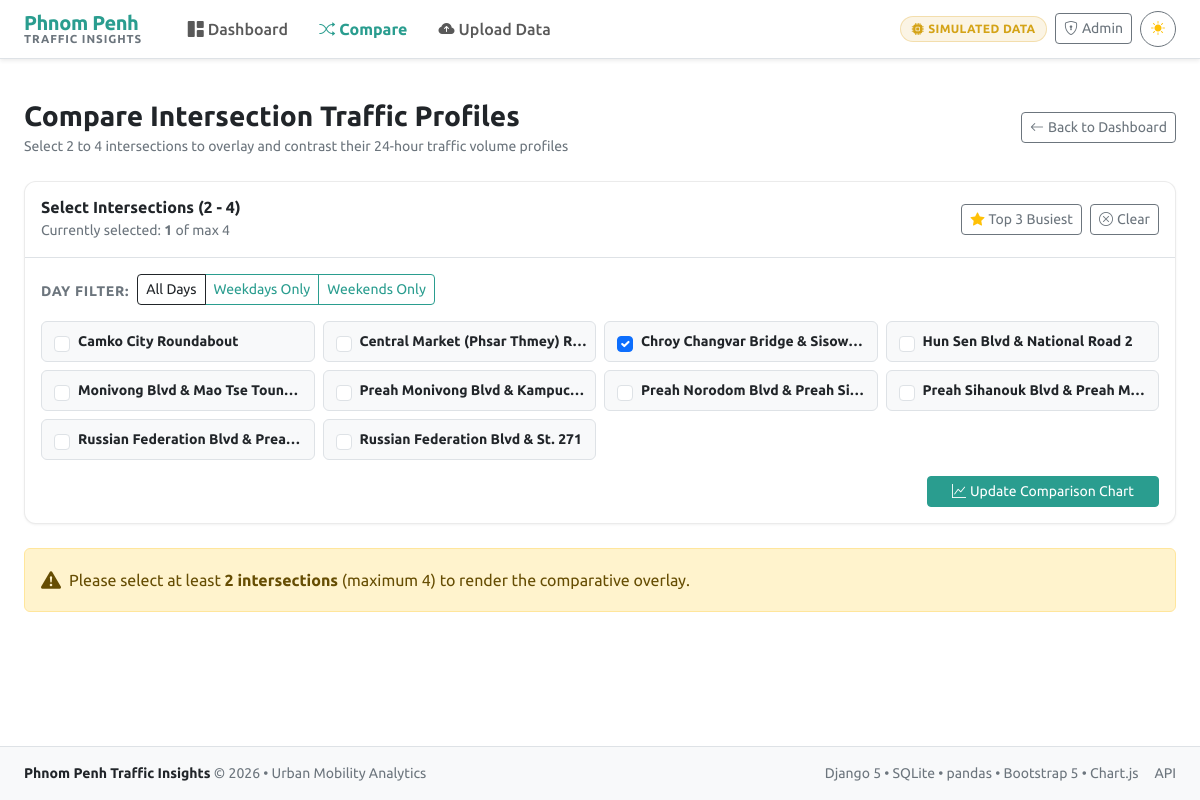
Page /compare/?intersection=4 on the committed database.
### traffic/models.py (models this page shows, shortened)
class Intersection(models.Model):
    name = models.CharField(max_length=255, unique=True, db_index=True)
    latitude = models.FloatField(null=True, blank=True)
    longitude = models.FloatField(null=True, blank=True)
    is_simulated = models.BooleanField(default=False, help_text="Indicates if loaded from demo dataset")
    created_at = models.DateTimeField(auto_now_add=True)
    class Meta:
        ordering = ['name']
        verbose_name = 'Intersection'
        verbose_name_plural = 'Intersections'

### traffic/views.py (the view)
# urls.py: path('compare/', views.compare_view, name='compare'),
def compare_view(request):
    all_intersections = list(Intersection.objects.all().order_by('name'))
    selected_raw = request.GET.getlist('intersection')
    if not selected_raw:
        summaries = peak_summary()
        selected_ids = [s['intersection_id'] for s in summaries[:3]] if summaries else [i.id for i in all_intersections[:3]]
    else:
        selected_ids = []
        for x in selected_raw:
            try:
                selected_ids.append(int(x))
            except ValueError:
                pass
        selected_ids = selected_ids[:4]
    day_type = request.GET.get('day_type', 'all').lower()
    if day_type not in ['all', 'weekday', 'weekend']:
        day_type = 'all'
    comparison_chart_data = compare_profiles(selected_ids, day_type=day_type)
    all_summaries = peak_summary()
    selected_summaries = [s for s in all_summaries if s['intersection_id'] in selected_ids]
    context = {
        'all_intersections': all_intersections,
        'selected_ids': selected_ids,
        'day_type': day_type,
        'chart_data_json': json.dumps(comparison_chart_data),
        'selected_summaries': selected_summaries,
    }
    return render(request, 'traffic/compare.html', context)

### traffic/context_processors.py (called while the page is built)
def demo_badge_context(request):
    try:
        has_data = TrafficRecord.objects.exists()
        is_simulated = Intersection.objects.filter(is_simulated=True).exists()
        is_demo_loaded = has_data and (is_simulated or Intersection.objects.filter(name__icontains='Monivong').exists())
    except Exception:
        has_data = False
        is_demo_loaded = False
    return {
        'is_simulated_dataset': is_demo_loaded,
        'has_traffic_data': has_data,
    }

### traffic/services.py (called while the page is built)
def classify_period(hour: int) -> str:
    if 6 <= hour <= 9:
        return "Morning rush 06-09"
    elif 16 <= hour <= 19:
        return "Evening rush 16-19"
    else:
        return "Other"

def get_period_color(period: str) -> str:
    if "Morning" in period:
        return "#2a9d8f"  # Teal
    elif "Evening" in period:
        return "#e76f51"  # Coral
    else:
        return "#e9c46a"  # Sand / Gold

def format_hour_range(hour: int, style: str = "12h") -> str:
    h1 = hour % 24
    h2 = (hour + 1) % 24
    if style == "24h":
        return f"{h1:02d}:00 - {h2:02d}:00"
    ampm1 = "AM" if h1 < 12 else "PM"
    ampm2 = "AM" if h2 < 12 else "PM"
    disp1 = 12 if h1 % 12 == 0 else h1 % 12
    disp2 = 12 if h2 % 12 == 0 else h2 % 12
    if ampm1 == ampm2:
        return f"{disp1} - {disp2} {ampm2}"
    else:
        return f"{disp1} {ampm1} - {disp2} {ampm2}"

def _resolve_intersection(intersection: Union[Intersection, int, str]) -> Intersection:
    if isinstance(intersection, Intersection):
        return intersection
    elif isinstance(intersection, int) or (isinstance(intersection, str) and str(intersection).isdigit()):
        return Intersection.objects.get(pk=int(intersection))
    elif isinstance(intersection, str):
        return Intersection.objects.get(name=intersection)
    else:
        raise ValueError(f"Cannot resolve intersection reference: {intersection}")

def _prepare_records_dataframe(records: List[Dict[str, Any]]) -> pd.DataFrame:
    if not records:
        return pd.DataFrame()
    df = pd.DataFrame(records)
    df['timestamp'] = pd.to_datetime(df['timestamp'])
    cur_tz = timezone.get_current_timezone_name()
    if df['timestamp'].dt.tz is not None:
        df['timestamp'] = df['timestamp'].dt.tz_convert(cur_tz)
    else:
        df['timestamp'] = df['timestamp'].dt.tz_localize('UTC').dt.tz_convert(cur_tz)
    df['hour'] = df['timestamp'].dt.hour
    df['dayofweek'] = df['timestamp'].dt.dayofweek  # 0=Monday, 6=Sunday
    return df

### templates/traffic/compare.html (shortened to what this page needs)
{% extends "base.html" %}
{% block content %}
<div class="container-fluid px-3 px-lg-4">
  <div class="d-flex flex-column flex-md-row justify-content-between align-items-start align-items-md-center mb-4 gap-2">
    <div>
      <h1 class="h3 fw-bold mb-1">Compare Intersection Traffic Profiles</h1>
      <p class="text-secondary small mb-0">Select 2 to 4 intersections to overlay and contrast their 24-hour traffic volume profiles</p>
    </div>
    <a href="{% url 'traffic:dashboard' %}" class="btn btn-sm btn-outline-secondary">
      <i class="bi bi-arrow-left me-1"></i>Back to Dashboard
    </a>
  </div>
  <div class="card mb-4">
    <div class="card-header bg-transparent py-3 border-bottom d-flex flex-column flex-sm-row justify-content-between align-items-sm-center gap-2">
      <div>
        <h2 class="h6 fw-bold mb-0">Select Intersections (2 - 4)</h2>
        <span class="small text-secondary" id="selection-counter">
          Currently selected: <span class="fw-bold text-teal" id="selected-count">{{ selected_ids|length }}</span> of max 4
        </span>
      </div>
      <div class="d-flex gap-2">
        <button type="button" class="btn btn-sm btn-outline-secondary" onclick="selectTop3()">
          <i class="bi bi-star-fill text-warning me-1"></i>Top 3 Busiest
        </button>
        <button type="button" class="btn btn-sm btn-outline-secondary" onclick="clearAllSelections()">
          <i class="bi bi-x-circle me-1"></i>Clear
        </button>
      </div>
    </div>
    <div class="card-body">
      <form method="get" action="{% url 'traffic:compare' %}" id="compare-form">
        <div class="row align-items-center mb-3 g-2">
          <div class="col-auto">
            <span class="small fw-bold text-secondary text-uppercase" style="letter-spacing: 0.05em;">Day Filter:</span>
          </div>
          <div class="col-auto">
            <div class="btn-group btn-group-sm" role="group">
              <label class="btn btn-outline-teal" for="dt_all">All Days</label>
              <label class="btn btn-outline-teal" for="dt_weekday">Weekdays Only</label>
              <label class="btn btn-outline-teal" for="dt_weekend">Weekends Only</label>
            </div>
          </div>
        </div>
        <div class="row g-2 mb-3">
          {% for inter in all_intersections %}
          <div class="col-12 col-md-6 col-lg-4 col-xl-3">
            <div class="form-check p-2 border rounded h-100 d-flex align-items-center bg-body-tertiary">
              <input class="form-check-input ms-1 me-2 inter-checkbox" type="checkbox" name="intersection" value="{{ inter.id }}" id="check_inter_{{ inter.id }}" {% if inter.id in selected_ids %}checked{% endif %} onchange="handleSelectionChange(this)">
              <label class="form-check-label small fw-semibold text-truncate w-100" for="check_inter_{{ inter.id }}" title="{{ inter.name }}">
                {{ inter.name }}
              </label>
            </div>
          </div>
          {% endfor %}
        </div>
        <div class="d-flex justify-content-end">
          <button type="submit" class="btn btn-teal btn-sm px-4" id="btn-update-chart">
            <i class="bi bi-graph-up me-1"></i>Update Comparison Chart
          </button>
        </div>
      </form>
    </div>
  </div>
  {% if selected_ids|length < 2 %}
  <div class="alert alert-warning d-flex align-items-center mb-4" role="alert">
    <i class="bi bi-exclamation-triangle-fill fs-5 me-2"></i>
    <div>Please select at least <strong>2 intersections</strong> (maximum 4) to render the comparative overlay.</div>
  </div>
  {% endif %}
</div>
{% endblock %}

### templates/base.html (shortened to what this page needs)
{% load static %}
<!DOCTYPE html>
<html lang="en" data-bs-theme="light">
<head>
  <link href="https://cdn.jsdelivr.net/npm/bootstrap@5.3.3/dist/css/bootstrap.min.css" rel="stylesheet">
  <link rel="stylesheet" href="https://cdn.jsdelivr.net/npm/bootstrap-icons@1.11.3/font/bootstrap-icons.min.css">
  <link rel="stylesheet" href="{% static 'css/style.css' %}">
</head>
<body>
  <header>
    <nav class="navbar navbar-expand-lg border-bottom shadow-sm py-2">
      <div class="container-fluid px-3 px-lg-4">
        <a class="navbar-brand text-decoration-none" href="{% url 'traffic:dashboard' %}">
          <span class="d-flex flex-column lh-1">
            <span class="fw-bold" style="color: var(--pp-teal);">Phnom Penh</span>
            <span class="small text-secondary fw-semibold" style="font-size: 0.72rem; letter-spacing: 0.08em; text-transform: uppercase;">Traffic Insights</span>
          </span>
        </a>
        <div class="collapse navbar-collapse" id="navbarMain">
          <ul class="navbar-nav me-auto mb-2 mb-lg-0 ms-lg-3 gap-1">
            <li class="nav-item">
              <a class="nav-link {% if request.resolver_match.url_name == 'dashboard' %}active{% endif %}" href="{% url 'traffic:dashboard' %}">
                <i class="bi bi-grid-1x2-fill me-1"></i>Dashboard
              </a>
            </li>
            <li class="nav-item">
              <a class="nav-link {% if request.resolver_match.url_name == 'compare' %}active{% endif %}" href="{% url 'traffic:compare' %}">
                <i class="bi bi-shuffle me-1"></i>Compare
              </a>
            </li>
            <li class="nav-item">
              <a class="nav-link {% if request.resolver_match.url_name == 'upload' %}active{% endif %}" href="{% url 'traffic:upload' %}">
                <i class="bi bi-cloud-arrow-up-fill me-1"></i>Upload Data
              </a>
            </li>
          </ul>
          <div class="d-flex align-items-center gap-2 mt-2 mt-lg-0">
            {% if is_simulated_dataset %}
            <span class="badge badge-simulated" data-bs-toggle="tooltip" data-bs-placement="bottom" title="Simulated hourly traffic dataset loaded for Phnom Penh intersections">
              <i class="bi bi-cpu-fill me-1"></i>Simulated Data
            </span>
            {% endif %}
            <a href="/admin/" target="_blank" class="btn btn-sm btn-outline-secondary d-none d-md-inline-flex align-items-center" title="Open Django Admin">
              <i class="bi bi-shield-lock me-1"></i>Admin
            </a>
            <button id="theme-toggle-btn" class="btn btn-sm btn-outline-secondary rounded-circle d-flex align-items-center justify-content-center" style="width: 36px; height: 36px;" type="button" aria-label="Toggle theme">
              <i id="theme-icon" class="bi bi-sun-fill"></i>
            </button>
          </div>
        </div>
      </div>
    </nav>
  </header>
  <main class="py-3 py-lg-4">
    {% block content %}{% endblock %}
  </main>
  <footer class="border-top py-3 mt-auto bg-body-tertiary">
    <div class="container-fluid px-3 px-lg-4 d-flex flex-column flex-md-row justify-content-between align-items-center gap-2 small text-secondary">
      <div>
        <strong class="text-body">Phnom Penh Traffic Insights</strong> &copy; 2026 &bull; Urban Mobility Analytics
      </div>
      <div class="d-flex gap-3 align-items-center">
        <span>Django 5 &bull; SQLite &bull; pandas &bull; Bootstrap 5 &bull; Chart.js</span>
        <a href="{% url 'traffic:api_peaks' %}" target="_blank" class="text-decoration-none text-secondary hover-teal">API</a>
      </div>
    </div>
  </footer>
</body>
</html>

### static/css/style.css (style rules this page uses)
:root { --pp-teal: #2a9d8f; --pp-teal-rgb: 42, 157, 143; --pp-teal-dark: #21867a; --pp-coral: #e76f51; --pp-coral-rgb: 231, 111, 81; --pp-coral-dark: #cf583a; --pp-navy: #264653; --pp-gold: #e9c46a; --pp-sky: #457b9d; --card-bg-light: #ffffff; --card-border-light: rgba(0, 0, 0, 0.08); --kpi-bg-light: #f8fafc; }
body { font-family: 'Ubuntu', system-ui, -apple-system, "Segoe UI", Roboto, "Helvetica Neue", Arial, sans-serif; min-height: 100vh; display: flex; flex-direction: column; }
main { flex: 1; }
.navbar-brand { font-weight: 700; letter-spacing: -0.02em; display: flex; align-items: center; gap: 0.5rem; }
.nav-link { font-weight: 500; padding: 0.5rem 0.85rem !important; border-radius: 6px; transition: all 0.2s ease; }
.nav-link.active { color: var(--pp-teal) !important; font-weight: 600; }
.badge-simulated { background: rgba(233, 196, 106, 0.18); color: #d4a317; border: 1px solid rgba(233, 196, 106, 0.45); font-weight: 600; padding: 0.35rem 0.65rem; border-radius: 20px; display: inline-flex; align-items: center; font-size: 0.75rem; letter-spacing: 0.03em; text-transform: uppercase; animation: pulse-border 2.5s infinite; }
.card { border-radius: 12px; border: 1px solid rgba(0, 0, 0, 0.08); box-shadow: 0 1px 3px rgba(0, 0, 0, 0.04), 0 1px 2px rgba(0, 0, 0, 0.02); transition: transform 0.15s ease, box-shadow 0.15s ease; }
.btn-teal { background-color: var(--pp-teal); border-color: var(--pp-teal); color: #ffffff; }
.btn-outline-teal { color: var(--pp-teal); border-color: var(--pp-teal); }

### rows in the picture
Intersection: name "Camko City Roundabout"
Intersection: name "Central Market (Phsar Thmey) R…"
Intersection: intersection "☑", name "Chroy Changvar Bridge & Sisow…"
Intersection: name "Hun Sen Blvd & National Road 2"
Intersection: name "Monivong Blvd & Mao Tse Toun…"
Intersection: name "Preah Monivong Blvd & Kampuc…"
Intersection: name "Preah Norodom Blvd & Preah Si…"
Intersection: name "Preah Sihanouk Blvd & Preah M…"
Intersection: name "Russian Federation Blvd & Prea…"
Intersection: name "Russian Federation Blvd & St. 271"

### other values in the picture
{{ selected_ids|length }} "1"
